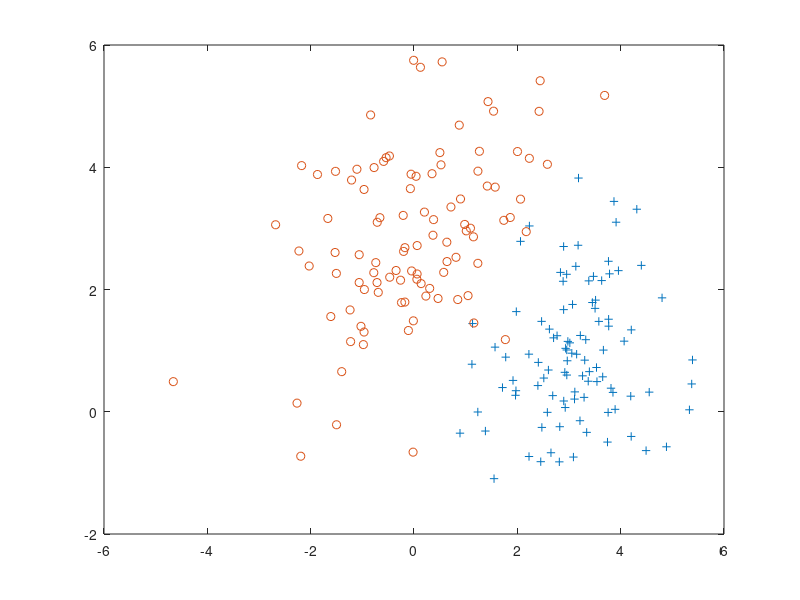

Write MATLAB code to recreate this figure. (Note: this script raises an error after producing the figure.)
%% EC 503: Learning from Data                                            %% 
%% Boston University                                                     %%  
%% Fall 2018, ProjectAXE                                                 %%
%%%%%%%%%%%%%%%%%%%%%%%%%%%%%%%%%%%%%%%%%%%%%%%%%%%%%%%%%%%%%%%%%%%%%%%%%%%
%EM aglorith for a Gaussian mixture model with different types of         %
%initialization                                                           %                                                              %
%data set properties:                                                     %
% x_data- n*d matrix .n-number of samples , d-dimension of samples        %
% y_data- n*1 vector.It is the ground truth labels for x_data.            %
 

%%
%%set parameters for sampling
clc
clear all
rng default 
rng default 
samples_num=200;
mu1 = [3 1];
sigma1 = [1 0; 0 1];
R1 = mvnrnd(mu1,sigma1,100);

mu2 = [0 3];
sigma2 = [2 1; 1 2];
R2 = mvnrnd(mu2,sigma2,100);

figure
plot(R1(:,1),R1(:,2),'+')
hold on
plot(R2(:,1),R2(:,2),'o')

y_data=ones(samples_num,1);
y_data(101:samples_num)=2;
x_data=[R1;R2];

K=2;

%%
y_predicted_rnd=EM(x_data,K,'random',500,10^-5,'MAP');
y_predicted_rnd_data=EM(x_data,K,'data_random',500,10^-5,'MAP');
y_predicted_k_means=EM(x_data,K,'k_means',500,10^-5,'MAP');





%%
%results
ccr_random=label_clustring_ccr(y_predicted_rnd,K,y_data);
ccr_data_random=label_clustring_ccr(y_predicted_rnd_data,K,y_data);
ccr_k_means=label_clustring_ccr(y_predicted_k_means,K,y_data);

%figure(1)
%[s,h] = silhouette(x_data,predicted)
%title('silhouette for clustering')

